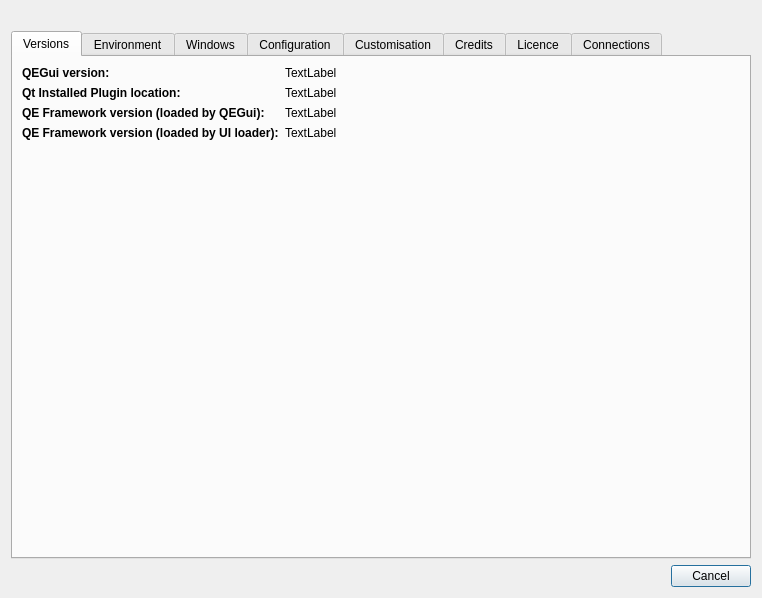
<?xml version="1.0" encoding="UTF-8"?>
<ui version="4.0">
 <class>aboutDialog</class>
 <widget class="QDialog" name="aboutDialog">
  <property name="geometry">
   <rect>
    <x>0</x>
    <y>0</y>
    <width>762</width>
    <height>598</height>
   </rect>
  </property>
  <property name="windowTitle">
   <string>QEGui About</string>
  </property>
  <layout class="QVBoxLayout" name="verticalLayout">
   <item>
    <widget class="QLabel" name="label">
     <property name="text">
      <string/>
     </property>
     <property name="pixmap">
      <pixmap resource="QEGui.qrc">:/qe/gui/icons/QEGuiIcon.png</pixmap>
     </property>
    </widget>
   </item>
   <item>
    <widget class="QTabWidget" name="tabWidget">
     <property name="currentIndex">
      <number>0</number>
     </property>
     <widget class="QWidget" name="tab">
      <attribute name="title">
       <string>Versions</string>
      </attribute>
      <layout class="QGridLayout" name="gridLayout" columnstretch="0,1">
       <item row="0" column="0">
        <widget class="QLabel" name="label_2">
         <property name="font">
          <font>
           <weight>75</weight>
           <bold>true</bold>
          </font>
         </property>
         <property name="text">
          <string>QEGui version:</string>
         </property>
        </widget>
       </item>
       <item row="0" column="1">
        <widget class="QLabel" name="QEGuiVersionLabel">
         <property name="text">
          <string>TextLabel</string>
         </property>
         <property name="textInteractionFlags">
          <set>Qt::LinksAccessibleByMouse|Qt::TextSelectableByKeyboard|Qt::TextSelectableByMouse</set>
         </property>
        </widget>
       </item>
       <item row="2" column="0">
        <widget class="QLabel" name="label_3">
         <property name="font">
          <font>
           <weight>75</weight>
           <bold>true</bold>
          </font>
         </property>
         <property name="text">
          <string>QE Framework version (loaded by QEGui):</string>
         </property>
        </widget>
       </item>
       <item row="2" column="1">
        <widget class="QLabel" name="QEFrameworkVersionQEGuiLabel">
         <property name="text">
          <string>TextLabel</string>
         </property>
         <property name="textInteractionFlags">
          <set>Qt::LinksAccessibleByMouse|Qt::TextSelectableByKeyboard|Qt::TextSelectableByMouse</set>
         </property>
        </widget>
       </item>
       <item row="3" column="1">
        <widget class="QLabel" name="QEFrameworkVersionUILoaderLabel">
         <property name="text">
          <string>TextLabel</string>
         </property>
         <property name="textInteractionFlags">
          <set>Qt::LinksAccessibleByMouse|Qt::TextSelectableByKeyboard|Qt::TextSelectableByMouse</set>
         </property>
        </widget>
       </item>
       <item row="3" column="0">
        <widget class="QLabel" name="label_4">
         <property name="font">
          <font>
           <weight>75</weight>
           <bold>true</bold>
          </font>
         </property>
         <property name="text">
          <string>QE Framework version (loaded by UI loader):</string>
         </property>
        </widget>
       </item>
       <item row="4" column="0">
        <spacer name="verticalSpacer">
         <property name="orientation">
          <enum>Qt::Vertical</enum>
         </property>
         <property name="sizeHint" stdset="0">
          <size>
           <width>20</width>
           <height>40</height>
          </size>
         </property>
        </spacer>
       </item>
       <item row="1" column="0">
        <widget class="QLabel" name="label_17">
         <property name="font">
          <font>
           <weight>75</weight>
           <bold>true</bold>
          </font>
         </property>
         <property name="text">
          <string>Qt Installed Plugin location:</string>
         </property>
        </widget>
       </item>
       <item row="1" column="1">
        <widget class="QLabel" name="QtInstalledPluginsLabel">
         <property name="text">
          <string>TextLabel</string>
         </property>
         <property name="textInteractionFlags">
          <set>Qt::LinksAccessibleByMouse|Qt::TextSelectableByKeyboard|Qt::TextSelectableByMouse</set>
         </property>
        </widget>
       </item>
      </layout>
     </widget>
     <widget class="QWidget" name="tab_2">
      <attribute name="title">
       <string>Environment</string>
      </attribute>
      <layout class="QGridLayout" name="gridLayout_2" columnstretch="0,1">
       <item row="1" column="0">
        <widget class="QLabel" name="label_5">
         <property name="font">
          <font>
           <weight>75</weight>
           <bold>true</bold>
          </font>
         </property>
         <property name="text">
          <string>Macro Substitutions:</string>
         </property>
        </widget>
       </item>
       <item row="4" column="0">
        <widget class="QLabel" name="label_6">
         <property name="font">
          <font>
           <weight>75</weight>
           <bold>true</bold>
          </font>
         </property>
         <property name="text">
          <string>Current Path:</string>
         </property>
        </widget>
       </item>
       <item row="5" column="0">
        <widget class="QLabel" name="label_7">
         <property name="font">
          <font>
           <weight>75</weight>
           <bold>true</bold>
          </font>
         </property>
         <property name="text">
          <string>Path List (-p parameter):</string>
         </property>
        </widget>
       </item>
       <item row="6" column="0">
        <widget class="QLabel" name="label_8">
         <property name="font">
          <font>
           <weight>75</weight>
           <bold>true</bold>
          </font>
         </property>
         <property name="text">
          <string>Path List:
(QE_UI_PATH  environment variable)</string>
         </property>
        </widget>
       </item>
       <item row="5" column="1">
        <widget class="QListWidget" name="pathParameterList">
         <property name="dragEnabled">
          <bool>false</bool>
         </property>
         <property name="wordWrap">
          <bool>true</bool>
         </property>
        </widget>
       </item>
       <item row="6" column="1">
        <widget class="QListWidget" name="pathVariableList"/>
       </item>
       <item row="11" column="0">
        <spacer name="verticalSpacer_2">
         <property name="orientation">
          <enum>Qt::Vertical</enum>
         </property>
         <property name="sizeHint" stdset="0">
          <size>
           <width>20</width>
           <height>40</height>
          </size>
         </property>
        </spacer>
       </item>
       <item row="0" column="0">
        <widget class="QLabel" name="label_9">
         <property name="font">
          <font>
           <weight>75</weight>
           <bold>true</bold>
          </font>
         </property>
         <property name="text">
          <string>User Level:</string>
         </property>
        </widget>
       </item>
       <item row="0" column="1">
        <widget class="QLabel" name="userLevelLabel">
         <property name="text">
          <string>TextLabel</string>
         </property>
         <property name="textFormat">
          <enum>Qt::PlainText</enum>
         </property>
        </widget>
       </item>
       <item row="9" column="0">
        <widget class="QLabel" name="label_16">
         <property name="font">
          <font>
           <weight>75</weight>
           <bold>true</bold>
          </font>
         </property>
         <property name="text">
          <string>System path environment variable:
(Relevent when launching commands)</string>
         </property>
        </widget>
       </item>
       <item row="4" column="1">
        <widget class="QPlainTextEdit" name="currentPathTextEdit">
         <property name="readOnly">
          <bool>true</bool>
         </property>
        </widget>
       </item>
       <item row="1" column="1">
        <widget class="QPlainTextEdit" name="macroSubstitutionsTextEdit">
         <property name="readOnly">
          <bool>true</bool>
         </property>
        </widget>
       </item>
       <item row="9" column="1">
        <widget class="QPlainTextEdit" name="systemPathLabelTextEdit">
         <property name="readOnly">
          <bool>true</bool>
         </property>
        </widget>
       </item>
      </layout>
     </widget>
     <widget class="QWidget" name="tab_3">
      <attribute name="title">
       <string>Windows</string>
      </attribute>
      <layout class="QVBoxLayout" name="verticalLayout_2">
       <item>
        <widget class="QTableWidget" name="windowsTable">
         <property name="columnCount">
          <number>3</number>
         </property>
         <column/>
         <column/>
         <column/>
        </widget>
       </item>
      </layout>
     </widget>
     <widget class="QWidget" name="tab_4">
      <attribute name="title">
       <string>Configuration</string>
      </attribute>
      <layout class="QGridLayout" name="gridLayout_4" columnstretch="0,1">
       <item row="0" column="0">
        <widget class="QLabel" name="label_13">
         <property name="font">
          <font>
           <weight>75</weight>
           <bold>true</bold>
          </font>
         </property>
         <property name="text">
          <string>Configuration file:</string>
         </property>
        </widget>
       </item>
       <item row="0" column="1">
        <widget class="QLabel" name="configurationFileLabel">
         <property name="text">
          <string>TextLabel</string>
         </property>
         <property name="textInteractionFlags">
          <set>Qt::LinksAccessibleByMouse|Qt::TextSelectableByKeyboard|Qt::TextSelectableByMouse</set>
         </property>
        </widget>
       </item>
       <item row="1" column="1">
        <widget class="QLabel" name="configurationNameLabel">
         <property name="text">
          <string>TextLabel</string>
         </property>
         <property name="textInteractionFlags">
          <set>Qt::LinksAccessibleByMouse|Qt::TextSelectableByKeyboard|Qt::TextSelectableByMouse</set>
         </property>
        </widget>
       </item>
       <item row="1" column="0">
        <widget class="QLabel" name="label_14">
         <property name="font">
          <font>
           <weight>75</weight>
           <bold>true</bold>
          </font>
         </property>
         <property name="text">
          <string>Configuration name:</string>
         </property>
        </widget>
       </item>
       <item row="2" column="0">
        <spacer name="verticalSpacer_4">
         <property name="orientation">
          <enum>Qt::Vertical</enum>
         </property>
         <property name="sizeHint" stdset="0">
          <size>
           <width>20</width>
           <height>40</height>
          </size>
         </property>
        </spacer>
       </item>
      </layout>
     </widget>
     <widget class="QWidget" name="widget">
      <attribute name="title">
       <string>Customisation</string>
      </attribute>
      <layout class="QGridLayout" name="gridLayout_3" columnstretch="0">
       <item row="3" column="0">
        <layout class="QGridLayout" name="gridLayout_6" columnstretch="0,1">
         <item row="0" column="1">
          <widget class="QLabel" name="currentCustomisationLabel">
           <property name="text">
            <string>TextLabel</string>
           </property>
           <property name="textInteractionFlags">
            <set>Qt::LinksAccessibleByMouse|Qt::TextSelectableByKeyboard|Qt::TextSelectableByMouse</set>
           </property>
          </widget>
         </item>
         <item row="0" column="0">
          <widget class="QLabel" name="label_10">
           <property name="font">
            <font>
             <weight>75</weight>
             <bold>true</bold>
            </font>
           </property>
           <property name="text">
            <string>Current Customisation Name:</string>
           </property>
          </widget>
         </item>
         <item row="1" column="0">
          <widget class="QLabel" name="label_11">
           <property name="font">
            <font>
             <weight>75</weight>
             <bold>true</bold>
            </font>
           </property>
           <property name="text">
            <string>Startup Customisation Name:</string>
           </property>
          </widget>
         </item>
         <item row="1" column="1">
          <widget class="QLabel" name="defaultWindowCustomisationNameLabel">
           <property name="text">
            <string>TextLabel</string>
           </property>
           <property name="textInteractionFlags">
            <set>Qt::LinksAccessibleByMouse|Qt::TextSelectableByKeyboard|Qt::TextSelectableByMouse</set>
           </property>
          </widget>
         </item>
         <item row="2" column="0">
          <widget class="QLabel" name="label_12">
           <property name="font">
            <font>
             <weight>75</weight>
             <bold>true</bold>
            </font>
           </property>
           <property name="text">
            <string>Startup Customisation File:</string>
           </property>
          </widget>
         </item>
         <item row="2" column="1">
          <widget class="QLabel" name="defaultWindowCustomisationFileLabel">
           <property name="text">
            <string>TextLabel</string>
           </property>
           <property name="textInteractionFlags">
            <set>Qt::LinksAccessibleByMouse|Qt::TextSelectableByKeyboard|Qt::TextSelectableByMouse</set>
           </property>
          </widget>
         </item>
        </layout>
       </item>
       <item row="4" column="0">
        <widget class="QGroupBox" name="groupBox">
         <property name="title">
          <string>Customisation load log:</string>
         </property>
         <layout class="QVBoxLayout" name="verticalLayout_5">
          <item>
           <widget class="QScrollArea" name="scrollArea">
            <property name="widgetResizable">
             <bool>true</bool>
            </property>
            <widget class="QWidget" name="scrollAreaWidgetContents">
             <property name="geometry">
              <rect>
               <x>0</x>
               <y>0</y>
               <width>72</width>
               <height>69</height>
              </rect>
             </property>
             <layout class="QVBoxLayout" name="verticalLayout_6">
              <item>
               <widget class="QLabel" name="windowCustomisationLoadLogLabel">
                <property name="text">
                 <string>TextLabel</string>
                </property>
                <property name="alignment">
                 <set>Qt::AlignLeading|Qt::AlignLeft|Qt::AlignTop</set>
                </property>
                <property name="wordWrap">
                 <bool>true</bool>
                </property>
                <property name="textInteractionFlags">
                 <set>Qt::LinksAccessibleByMouse|Qt::TextSelectableByKeyboard|Qt::TextSelectableByMouse</set>
                </property>
               </widget>
              </item>
              <item>
               <spacer name="verticalSpacer_3">
                <property name="orientation">
                 <enum>Qt::Vertical</enum>
                </property>
                <property name="sizeHint" stdset="0">
                 <size>
                  <width>20</width>
                  <height>40</height>
                 </size>
                </property>
               </spacer>
              </item>
             </layout>
            </widget>
           </widget>
          </item>
         </layout>
        </widget>
       </item>
      </layout>
     </widget>
     <widget class="QWidget" name="tab_5">
      <attribute name="title">
       <string>Credits</string>
      </attribute>
      <layout class="QVBoxLayout" name="verticalLayout_3">
       <item>
        <widget class="QTextEdit" name="textEdit">
         <property name="readOnly">
          <bool>true</bool>
         </property>
         <property name="html">
          <string>&lt;!DOCTYPE HTML PUBLIC &quot;-//W3C//DTD HTML 4.0//EN&quot; &quot;http://www.w3.org/TR/REC-html40/strict.dtd&quot;&gt;
&lt;html&gt;&lt;head&gt;&lt;meta name=&quot;qrichtext&quot; content=&quot;1&quot; /&gt;&lt;style type=&quot;text/css&quot;&gt;
p, li { white-space: pre-wrap; }
&lt;/style&gt;&lt;/head&gt;&lt;body style=&quot; font-family:'Sans Serif'; font-size:10pt; font-weight:400; font-style:normal;&quot;&gt;
&lt;p style=&quot; margin-top:12px; margin-bottom:12px; margin-left:0px; margin-right:0px; -qt-block-indent:0; text-indent:0px;&quot;&gt;QEGui is part of the epicsqt framework. &lt;a href=&quot;http://sourceforge.net/projects/epicsqt/&quot;&gt;&lt;span style=&quot; text-decoration: underline; color:#0057ae;&quot;&gt;http://sourceforge.net/projects/epicsqt/&lt;/span&gt;&lt;/a&gt;&lt;/p&gt;
&lt;p style=&quot;-qt-paragraph-type:empty; margin-top:12px; margin-bottom:12px; margin-left:0px; margin-right:0px; -qt-block-indent:0; text-indent:0px;&quot;&gt;&lt;/p&gt;
&lt;p style=&quot; margin-top:0px; margin-bottom:0px; margin-left:0px; margin-right:0px; -qt-block-indent:0; text-indent:0px;&quot;&gt;&lt;br /&gt;&lt;/p&gt;
&lt;p style=&quot; margin-top:12px; margin-bottom:12px; margin-left:0px; margin-right:0px; -qt-block-indent:0; text-indent:0px;&quot;&gt;The epicsqt framework relies on QWT for plotting. &lt;a href=&quot;http://sourceforge.net/projects/qwt/&quot;&gt;&lt;span style=&quot; text-decoration: underline; color:#0057ae;&quot;&gt;http://sourceforge.net/projects/qwt/&lt;/span&gt;&lt;/a&gt;&lt;/p&gt;
&lt;p style=&quot;-qt-paragraph-type:empty; margin-top:12px; margin-bottom:12px; margin-left:0px; margin-right:0px; -qt-block-indent:0; text-indent:0px; font-family:'Sans';&quot;&gt;&lt;/p&gt;
&lt;p style=&quot; margin-top:0px; margin-bottom:0px; margin-left:0px; margin-right:0px; -qt-block-indent:0; text-indent:0px;&quot;&gt;&lt;span style=&quot; font-family:'Sans';&quot;&gt;&lt;br /&gt;&lt;/span&gt;&lt;/p&gt;
&lt;p style=&quot; margin-top:12px; margin-bottom:12px; margin-left:0px; margin-right:0px; -qt-block-indent:0; text-indent:0px;&quot;&gt;To access the Channel Archive data, the epicsqt framework relies on the maiaXmlRpcClient and support classes written by Frerich Raabe &amp;lt;raabe@kde.org&amp;gt;, Ian Reinhart Geiser &amp;lt;geiseri@kde.org&amp;gt;, Karl Glatz and Sebastian Wiedenroth &amp;lt;wiedi@frubar.net&amp;gt;.&lt;/p&gt;
&lt;p style=&quot;-qt-paragraph-type:empty; margin-top:12px; margin-bottom:12px; margin-left:0px; margin-right:0px; -qt-block-indent:0; text-indent:0px;&quot;&gt;&lt;/p&gt;
&lt;p style=&quot; margin-top:0px; margin-bottom:0px; margin-left:0px; margin-right:0px; -qt-block-indent:0; text-indent:0px;&quot;&gt;&lt;br /&gt;&lt;/p&gt;
&lt;p style=&quot; margin-top:12px; margin-bottom:12px; margin-left:0px; margin-right:0px; -qt-block-indent:0; text-indent:0px;&quot;&gt;When built with MPEG support, the epicsqt framework relies on FFmpeg for reading MPEG image streams. &lt;span style=&quot; text-decoration: underline; color:#0057ae;&quot;&gt;http://www.ffmpeg.org/&lt;/span&gt;&lt;/p&gt;
&lt;p style=&quot;-qt-paragraph-type:empty; margin-top:12px; margin-bottom:12px; margin-left:0px; margin-right:0px; -qt-block-indent:0; text-indent:0px;&quot;&gt;&lt;/p&gt;
&lt;p style=&quot; margin-top:0px; margin-bottom:0px; margin-left:0px; margin-right:0px; -qt-block-indent:0; text-indent:0px;&quot;&gt;&lt;br /&gt;&lt;/p&gt;
&lt;p style=&quot; margin-top:12px; margin-bottom:12px; margin-left:0px; margin-right:0px; -qt-block-indent:0; text-indent:0px;&quot;&gt;The QEGui application can be built to support caQtDM widgets provided by The Paul Scherrer Institute. &lt;a href=&quot;http://epics.web.psi.ch/software/caqtdm/&quot;&gt;&lt;span style=&quot; text-decoration: underline; color:#0057ae;&quot;&gt;http://epics.web.psi.ch/software/caqtdm/&lt;/span&gt;&lt;/a&gt;&lt;/p&gt;&lt;/body&gt;&lt;/html&gt;</string>
         </property>
        </widget>
       </item>
      </layout>
     </widget>
     <widget class="QWidget" name="tab_6">
      <attribute name="title">
       <string>Licence</string>
      </attribute>
      <layout class="QVBoxLayout" name="verticalLayout_4">
       <item>
        <widget class="QTextEdit" name="textEdit_2">
         <property name="readOnly">
          <bool>true</bool>
         </property>
         <property name="html">
          <string>&lt;!DOCTYPE HTML PUBLIC &quot;-//W3C//DTD HTML 4.0//EN&quot; &quot;http://www.w3.org/TR/REC-html40/strict.dtd&quot;&gt;
&lt;html&gt;&lt;head&gt;&lt;meta name=&quot;qrichtext&quot; content=&quot;1&quot; /&gt;&lt;style type=&quot;text/css&quot;&gt;
p, li { white-space: pre-wrap; }
&lt;/style&gt;&lt;/head&gt;&lt;body style=&quot; font-family:'Sans Serif'; font-size:10pt; font-weight:400; font-style:normal;&quot;&gt;
&lt;p style=&quot; margin-top:0px; margin-bottom:0px; margin-left:0px; margin-right:0px; -qt-block-indent:0; text-indent:0px;&quot;&gt;&lt;span style=&quot; color:#000000;&quot;&gt;QEGui is part of the &lt;/span&gt;epicsqt&lt;span style=&quot; color:#000000;&quot;&gt; framework which is free software: you can redistribute it and/or modify &lt;/span&gt;&lt;span style=&quot; font-family:'Courier New,courier'; color:#000000;&quot;&gt;it under the terms of the GNU General Public License as published by the Free Software Foundation, either version 3 of the License, or (at your option) any later version.&lt;/span&gt;&lt;/p&gt;
&lt;p style=&quot;-qt-paragraph-type:empty; margin-top:0px; margin-bottom:0px; margin-left:0px; margin-right:0px; -qt-block-indent:0; text-indent:0px; font-family:'Courier New,courier'; color:#000000;&quot;&gt;&lt;/p&gt;
&lt;p style=&quot; margin-top:0px; margin-bottom:0px; margin-left:0px; margin-right:0px; -qt-block-indent:0; text-indent:0px;&quot;&gt;&lt;span style=&quot; font-family:'Courier New,courier'; color:#000000;&quot;&gt;&lt;br /&gt;&lt;/span&gt;&lt;/p&gt;
&lt;p style=&quot; margin-top:0px; margin-bottom:0px; margin-left:0px; margin-right:0px; -qt-block-indent:0; text-indent:0px;&quot;&gt;&lt;span style=&quot; font-family:'Courier New,courier'; color:#000000;&quot;&gt;&lt;br /&gt;&lt;/span&gt;&lt;/p&gt;
&lt;p style=&quot; margin-top:0px; margin-bottom:0px; margin-left:0px; margin-right:0px; -qt-block-indent:0; text-indent:0px;&quot;&gt;&lt;span style=&quot; font-family:'Courier New,courier'; color:#000000;&quot;&gt;&lt;br /&gt;&lt;/span&gt;&lt;/p&gt;
&lt;p style=&quot; margin-top:0px; margin-bottom:0px; margin-left:0px; margin-right:0px; -qt-block-indent:0; text-indent:0px;&quot;&gt;&lt;span style=&quot; font-family:'Courier New,courier'; color:#000000;&quot;&gt;&lt;br /&gt;&lt;/span&gt;&lt;/p&gt;
&lt;p style=&quot; margin-top:0px; margin-bottom:0px; margin-left:0px; margin-right:0px; -qt-block-indent:0; text-indent:0px;&quot;&gt;&lt;span style=&quot; font-family:'Courier New,courier'; color:#000000;&quot;&gt;The EPICS QT Framework is distributed in the hope that it will be useful, but WITHOUT ANY WARRANTY; without even the implied warranty of MERCHANTABILITY or FITNESS FOR A PARTICULAR PURPOSE.  See the GNU General Public License for more details.&lt;/span&gt;&lt;/p&gt;
&lt;p style=&quot;-qt-paragraph-type:empty; margin-top:0px; margin-bottom:0px; margin-left:0px; margin-right:0px; -qt-block-indent:0; text-indent:0px; font-family:'Courier New,courier'; color:#000000;&quot;&gt;&lt;/p&gt;
&lt;p style=&quot; margin-top:0px; margin-bottom:0px; margin-left:0px; margin-right:0px; -qt-block-indent:0; text-indent:0px;&quot;&gt;&lt;span style=&quot; font-family:'Courier New,courier'; color:#000000;&quot;&gt;&lt;br /&gt;&lt;/span&gt;&lt;/p&gt;
&lt;p style=&quot; margin-top:0px; margin-bottom:0px; margin-left:0px; margin-right:0px; -qt-block-indent:0; text-indent:0px;&quot;&gt;&lt;span style=&quot; font-family:'Courier New,courier'; color:#000000;&quot;&gt;&lt;br /&gt;&lt;/span&gt;&lt;/p&gt;
&lt;p style=&quot; margin-top:0px; margin-bottom:0px; margin-left:0px; margin-right:0px; -qt-block-indent:0; text-indent:0px;&quot;&gt;&lt;span style=&quot; font-family:'Courier New,courier'; color:#000000;&quot;&gt;&lt;br /&gt;&lt;/span&gt;&lt;/p&gt;
&lt;p style=&quot; margin-top:0px; margin-bottom:0px; margin-left:0px; margin-right:0px; -qt-block-indent:0; text-indent:0px;&quot;&gt;&lt;span style=&quot; font-family:'Courier New,courier'; color:#000000;&quot;&gt;&lt;br /&gt;&lt;/span&gt;&lt;/p&gt;
&lt;p style=&quot; margin-top:0px; margin-bottom:0px; margin-left:0px; margin-right:0px; -qt-block-indent:0; text-indent:0px;&quot;&gt;&lt;span style=&quot; font-family:'Courier New,courier'; color:#000000;&quot;&gt;You should have received a copy of the GNU General Public License along with the EPICS QT Framework.  If not, see &lt;/span&gt;&lt;a href=&quot;http://www.gnu.org/licenses/&quot;&gt;&lt;span style=&quot; text-decoration: underline; color:#0057ae;&quot;&gt;http://www.gnu.org/licenses/&lt;/span&gt;&lt;/a&gt;&lt;span style=&quot; font-family:'Courier New,courier'; color:#000000;&quot;&gt;.&lt;/span&gt;&lt;/p&gt;
&lt;p style=&quot;-qt-paragraph-type:empty; margin-top:0px; margin-bottom:0px; margin-left:0px; margin-right:0px; -qt-block-indent:0; text-indent:0px; font-family:'Courier New,courier'; color:#000000;&quot;&gt;&lt;/p&gt;
&lt;p style=&quot; margin-top:0px; margin-bottom:0px; margin-left:0px; margin-right:0px; -qt-block-indent:0; text-indent:0px;&quot;&gt;&lt;span style=&quot; font-family:'Courier New,courier'; color:#000000;&quot;&gt;&lt;br /&gt;&lt;/span&gt;&lt;/p&gt;
&lt;p style=&quot; margin-top:0px; margin-bottom:0px; margin-left:0px; margin-right:0px; -qt-block-indent:0; text-indent:0px;&quot;&gt;&lt;span style=&quot; font-family:'Courier New,courier'; color:#000000;&quot;&gt;&lt;br /&gt;&lt;/span&gt;&lt;/p&gt;
&lt;p style=&quot; margin-top:0px; margin-bottom:0px; margin-left:0px; margin-right:0px; -qt-block-indent:0; text-indent:0px;&quot;&gt;&lt;span style=&quot; font-family:'Courier New,courier'; color:#000000;&quot;&gt;&lt;br /&gt;&lt;/span&gt;&lt;/p&gt;
&lt;p style=&quot; margin-top:0px; margin-bottom:0px; margin-left:0px; margin-right:0px; -qt-block-indent:0; text-indent:0px;&quot;&gt;&lt;span style=&quot; font-family:'Courier New,courier'; color:#000000;&quot;&gt;&lt;br /&gt;&lt;/span&gt;&lt;/p&gt;
&lt;p style=&quot; margin-top:0px; margin-bottom:0px; margin-left:0px; margin-right:0px; -qt-block-indent:0; text-indent:0px;&quot;&gt;&lt;span style=&quot; font-family:'Courier New,courier'; color:#000000;&quot;&gt;Copyright (c) 2013&lt;/span&gt;&lt;/p&gt;&lt;/body&gt;&lt;/html&gt;</string>
         </property>
        </widget>
       </item>
      </layout>
     </widget>
     <widget class="QWidget" name="tab_7">
      <attribute name="title">
       <string>Connections</string>
      </attribute>
      <layout class="QGridLayout" name="gridLayout_5" columnstretch="0,1">
       <item row="0" column="0">
        <widget class="QLabel" name="label_19">
         <property name="font">
          <font>
           <weight>75</weight>
           <bold>true</bold>
          </font>
         </property>
         <property name="text">
          <string>Disconnected channels:</string>
         </property>
        </widget>
       </item>
       <item row="1" column="0">
        <widget class="QLabel" name="label_18">
         <property name="font">
          <font>
           <weight>75</weight>
           <bold>true</bold>
          </font>
         </property>
         <property name="text">
          <string>Connected Channels:</string>
         </property>
        </widget>
       </item>
       <item row="3" column="0">
        <spacer name="verticalSpacer_5">
         <property name="orientation">
          <enum>Qt::Vertical</enum>
         </property>
         <property name="sizeHint" stdset="0">
          <size>
           <width>20</width>
           <height>410</height>
          </size>
         </property>
        </spacer>
       </item>
       <item row="0" column="1">
        <widget class="QLabel" name="disconnectedChannelsLabel">
         <property name="text">
          <string>TextLabel</string>
         </property>
         <property name="textInteractionFlags">
          <set>Qt::LinksAccessibleByMouse|Qt::TextSelectableByKeyboard|Qt::TextSelectableByMouse</set>
         </property>
        </widget>
       </item>
       <item row="1" column="1">
        <widget class="QLabel" name="connectedChannelsLabel">
         <property name="text">
          <string>TextLabel</string>
         </property>
         <property name="textInteractionFlags">
          <set>Qt::LinksAccessibleByMouse|Qt::TextSelectableByKeyboard|Qt::TextSelectableByMouse</set>
         </property>
        </widget>
       </item>
      </layout>
     </widget>
    </widget>
   </item>
   <item>
    <widget class="QDialogButtonBox" name="buttonBox">
     <property name="orientation">
      <enum>Qt::Horizontal</enum>
     </property>
     <property name="standardButtons">
      <set>QDialogButtonBox::Cancel</set>
     </property>
    </widget>
   </item>
  </layout>
 </widget>
 <resources>
  <include location="QEGui.qrc"/>
 </resources>
 <connections>
  <connection>
   <sender>buttonBox</sender>
   <signal>accepted()</signal>
   <receiver>aboutDialog</receiver>
   <slot>accept()</slot>
   <hints>
    <hint type="sourcelabel">
     <x>248</x>
     <y>254</y>
    </hint>
    <hint type="destinationlabel">
     <x>157</x>
     <y>274</y>
    </hint>
   </hints>
  </connection>
  <connection>
   <sender>buttonBox</sender>
   <signal>rejected()</signal>
   <receiver>aboutDialog</receiver>
   <slot>reject()</slot>
   <hints>
    <hint type="sourcelabel">
     <x>316</x>
     <y>260</y>
    </hint>
    <hint type="destinationlabel">
     <x>286</x>
     <y>274</y>
    </hint>
   </hints>
  </connection>
 </connections>
</ui>
